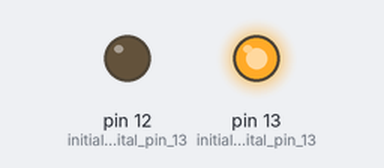
A sketch run on a simulated Arduino Uno, built with avr-gcc and run on an emulated ATmega328P. Parts: output pins drawn as LEDs (lit = HIGH).

Above: at 1.0 s.
At 3.0 s:
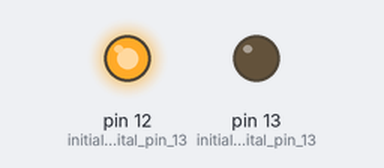
Timing chart, 0 to 5.2 s (numbered marks = the images above):
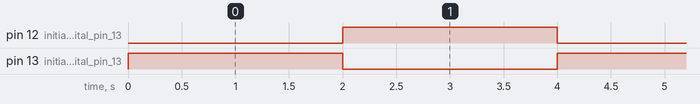

The sketch:

BLINK.ino
```cpp
void setup() {
    pinMode(13, OUTPUT); // initialize digital pin 13 as an output
    pinMode(12, OUTPUT); // initialize digital pin 13 as an output
}

void loop() {
    digitalWrite(13, HIGH);
    digitalWrite(12, LOW);
    delay(2000);
    digitalWrite(13, LOW);
    digitalWrite(12, HIGH);
    delay(2000);
}
```

Measured:
- by itself, pin 12 (initialize_digital_pin_13), pin 13 (initialize_digital_pin_13): alternates HIGH for 2.0 s and LOW for 2.0 s
